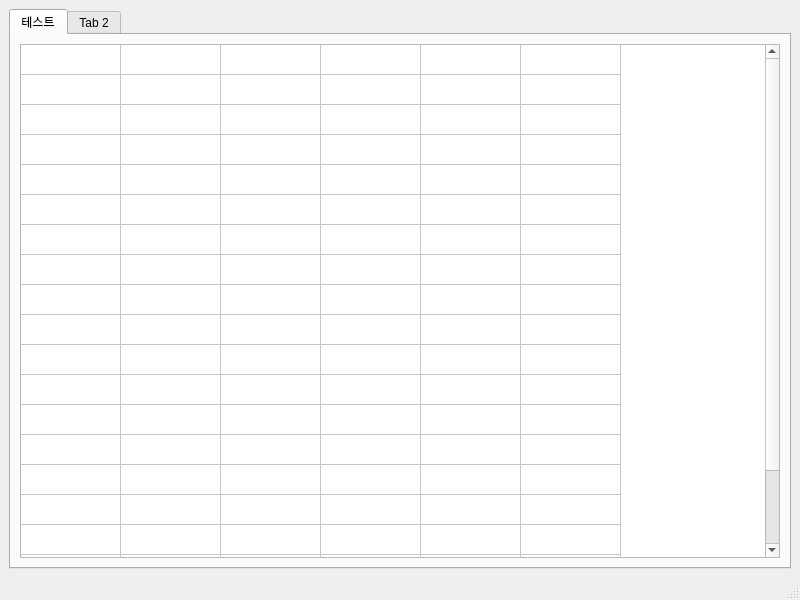
<?xml version="1.0" encoding="UTF-8"?>
<ui version="4.0">
 <class>MainWindow</class>
 <widget class="QMainWindow" name="MainWindow">
  <property name="geometry">
   <rect>
    <x>0</x>
    <y>0</y>
    <width>800</width>
    <height>600</height>
   </rect>
  </property>
  <property name="windowTitle">
   <string>MainWindow</string>
  </property>
  <widget class="QWidget" name="centralwidget">
   <layout class="QGridLayout" name="gridLayout">
    <item row="0" column="0">
     <widget class="QTabWidget" name="tabWidget">
      <widget class="QWidget" name="tab">
       <attribute name="title">
        <string>테스트</string>
       </attribute>
       <layout class="QGridLayout" name="gridLayout_2">
        <item row="0" column="0">
         <widget class="QTableWidget" name="tableWidget">
          <property name="rowCount">
           <number>20</number>
          </property>
          <property name="columnCount">
           <number>6</number>
          </property>
          <attribute name="horizontalHeaderVisible">
           <bool>false</bool>
          </attribute>
          <attribute name="verticalHeaderVisible">
           <bool>false</bool>
          </attribute>
          <row/>
          <row/>
          <row/>
          <row/>
          <row/>
          <row/>
          <row/>
          <row/>
          <row/>
          <row/>
          <row/>
          <row/>
          <row/>
          <row/>
          <row/>
          <row/>
          <row/>
          <row/>
          <row/>
          <row/>
          <column/>
          <column/>
          <column/>
          <column/>
          <column/>
          <column/>
         </widget>
        </item>
       </layout>
      </widget>
      <widget class="QWidget" name="tab_2">
       <attribute name="title">
        <string>Tab 2</string>
       </attribute>
      </widget>
     </widget>
    </item>
   </layout>
  </widget>
  <widget class="QMenuBar" name="menubar">
   <property name="geometry">
    <rect>
     <x>0</x>
     <y>0</y>
     <width>800</width>
     <height>26</height>
    </rect>
   </property>
  </widget>
  <widget class="QStatusBar" name="statusbar"/>
 </widget>
 <resources/>
 <connections/>
</ui>
